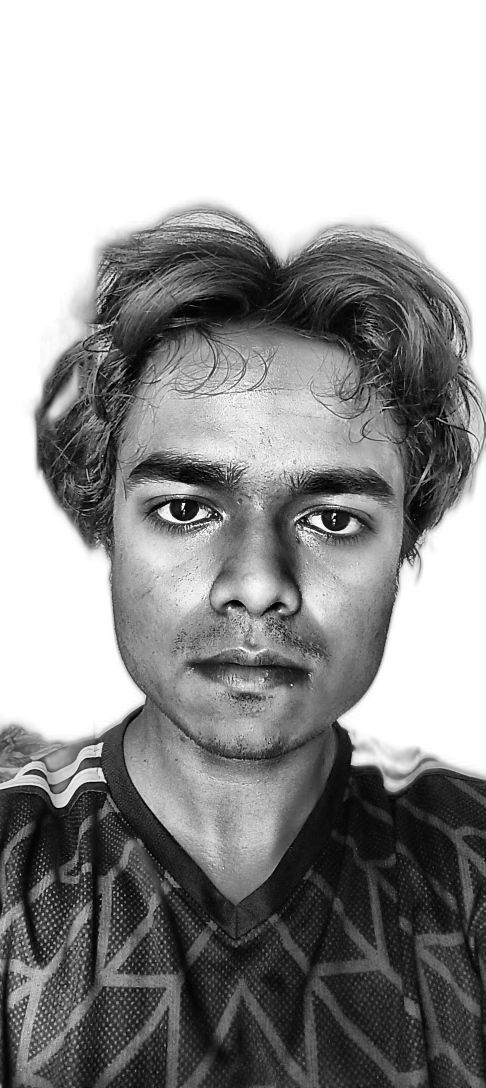
#> input picture data/source-prepped.png, 1456 x 3264 px, found by its file name (shown at 1/3 size)
$ python make_ascii_svg.py
#> lines starting #> are read from the running program, lines starting #| are printed output that depends on the picture
# scripts/make_ascii_svg.py
import cv2
import numpy as np

def main():
    img = cv2.imread("data/source-prepped.png", cv2.IMREAD_GRAYSCALE)
#> img is the input picture: shape (3264, 1456); min 0, max 255, mean 150.3
    if img is None:
        print("❌ Prepped photo not found! Run prep_photo.py first.")
        return

    # Resize to character grid (~100 columns wide, keeping aspect ratio)
    target_width = 100
    h, w = img.shape
#> h = 3264; w = 1456
    target_height = int((h / w) * target_width * 0.55) # 0.55 corrects terminal character stretch
#> target_height = 123
    resized = cv2.resize(img, (target_width, target_height))
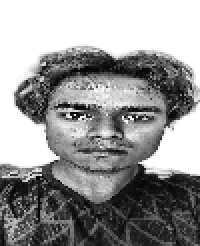
#> resized: shape (123, 100) (shown 2 times larger); min 1, max 255, mean 150.3

    # Sparse characters for bright areas, dense for dark
    RAMP = " `.-':_+*<=lxtzrcvnwOMW8#"
    num_chars = len(RAMP)

    svg_lines = []
    # Build lines row by row
    for y in range(target_height):
        row_str = ""
        for x in range(target_width):
            val = resized[y, x]
            char_idx = int((val / 255.0) * (num_chars - 1))
            char = RAMP[char_idx]
            # Escape HTML entities
            if char == '<': row_str += "&lt;"
            elif char == '>': row_str += "&gt;"
            elif char == '&': row_str += "&amp;"
            elif char == '"': row_str += "&quot;"
            else: row_str += char
        svg_lines.append(row_str)
#> after the loop, svg_lines = 123 items

    # Output Dimension Settings
    font_size = 13
    line_height = 15
    svg_width = target_width * 7.8
    svg_height = target_height * line_height + 20
#> svg_height = 1865

    # Assemble SMIL self-typing SVG
    svg = f'<svg xmlns="http://www.w3.org/2000/svg" width="{svg_width}" height="{svg_height}">\n'
    svg += '<style>\n'
    svg += '  .ascii { font-family: monospace; font-size: ' + str(font_size) + 'px; fill: #a6accd; white-space: pre; }\n'
    svg += '</style>\n'
    svg += '<rect width="100%" height="100%" fill="transparent"/>\n'
    svg += '<text x="10" y="20" class="ascii">\n'

    # Calculate staggered line typewriter delays
    for i, line in enumerate(svg_lines):
        delay = i * 0.06
        svg += f'  <tspan x="10" dy="{line_height if i > 0 else 0}">\n'
        svg += f'    {line}\n'
        svg += f'    <animate attributeName="opacity" from="0" to="1" dur="0.1s" begin="{delay}s" fill="freeze" />\n'
        svg += '  </tspan>\n'
#> this loop made 123 passes
#> delay on passes 1 to 12: 0, 0.06, 0.12, 0.18, 0.24, 0.3, 0.36, 0.42, 0.48, 0.54, 0.6, 0.66

    svg += '</text>\n</svg>'

    with open("data/avi-ascii.svg", "w", encoding="utf-8") as f:
        f.write(svg)

    print("🎨 Animated ASCII SVG generated inside 'data/avi-ascii.svg'!")

if __name__ == "__main__":
    main()
